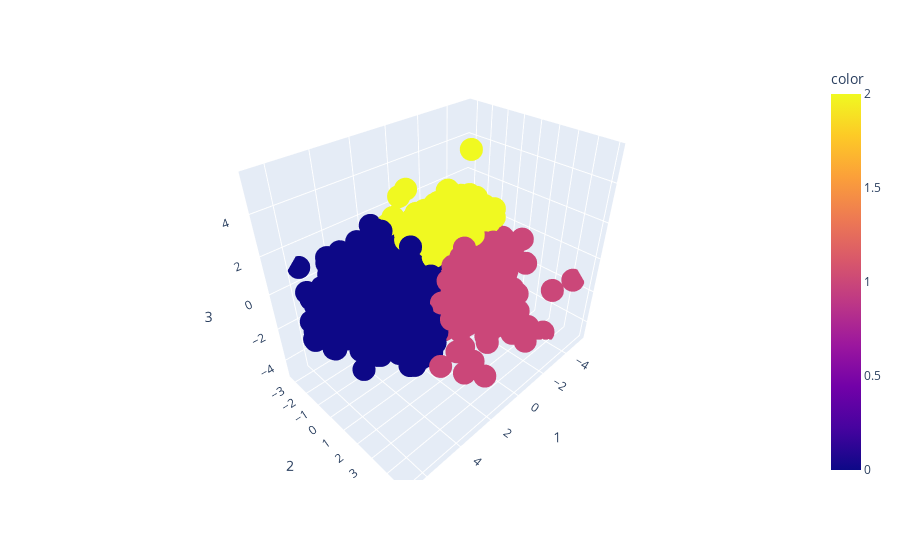

Notebook cell for this chart:
### Code cell
# Create the 3D scatter plot
fig = px.scatter_3d(pca_comps, x="pca0", y="pca1", z="pca2", color=color)

# Customize the plot
fig.update_layout(scene=dict(xaxis_title="1", yaxis_title="2", zaxis_title="3"))
fig.show()

### Figure 1 — Plotly figure (JSON) as saved in the notebook; plotly's stock layout.template omitted (floating-point values rounded to 4 significant figures; data arrays with more than 128 entries replaced by an {"elided": "..."} marker saying what was removed)
{"data": [{"hovertemplate": "pca0=%{x}<br>pca1=%{y}<br>pca2=%{z}<br>color=%{marker.color}<extra></extra>", "legendgroup": "", "marker": {"color": {"elided": "2239 int values"}, "coloraxis": "coloraxis", "symbol": "circle"}, "mode": "markers", "name": "", "scene": "scene", "showlegend": false, "type": "scatter3d", "x": {"elided": "2239 float values"}, "y": {"elided": "2239 float values"}, "z": {"elided": "2239 float values"}}], "layout": {"coloraxis": {"colorbar": {"title": {"text": "color"}}, "colorscale": [[0, "#0d0887"], [0.1111, "#46039f"], [0.2222, "#7201a8"], [0.3333, "#9c179e"], [0.4444, "#bd3786"], [0.5556, "#d8576b"], [0.6667, "#ed7953"], [0.7778, "#fb9f3a"], [0.8889, "#fdca26"], [1, "#f0f921"]]}, "legend": {"tracegroupgap": 0}, "margin": {"t": 60}, "scene": {"domain": {"x": [0, 1], "y": [0, 1]}, "xaxis": {"title": {"text": "1"}}, "yaxis": {"title": {"text": "2"}}, "zaxis": {"title": {"text": "3"}}}}}
